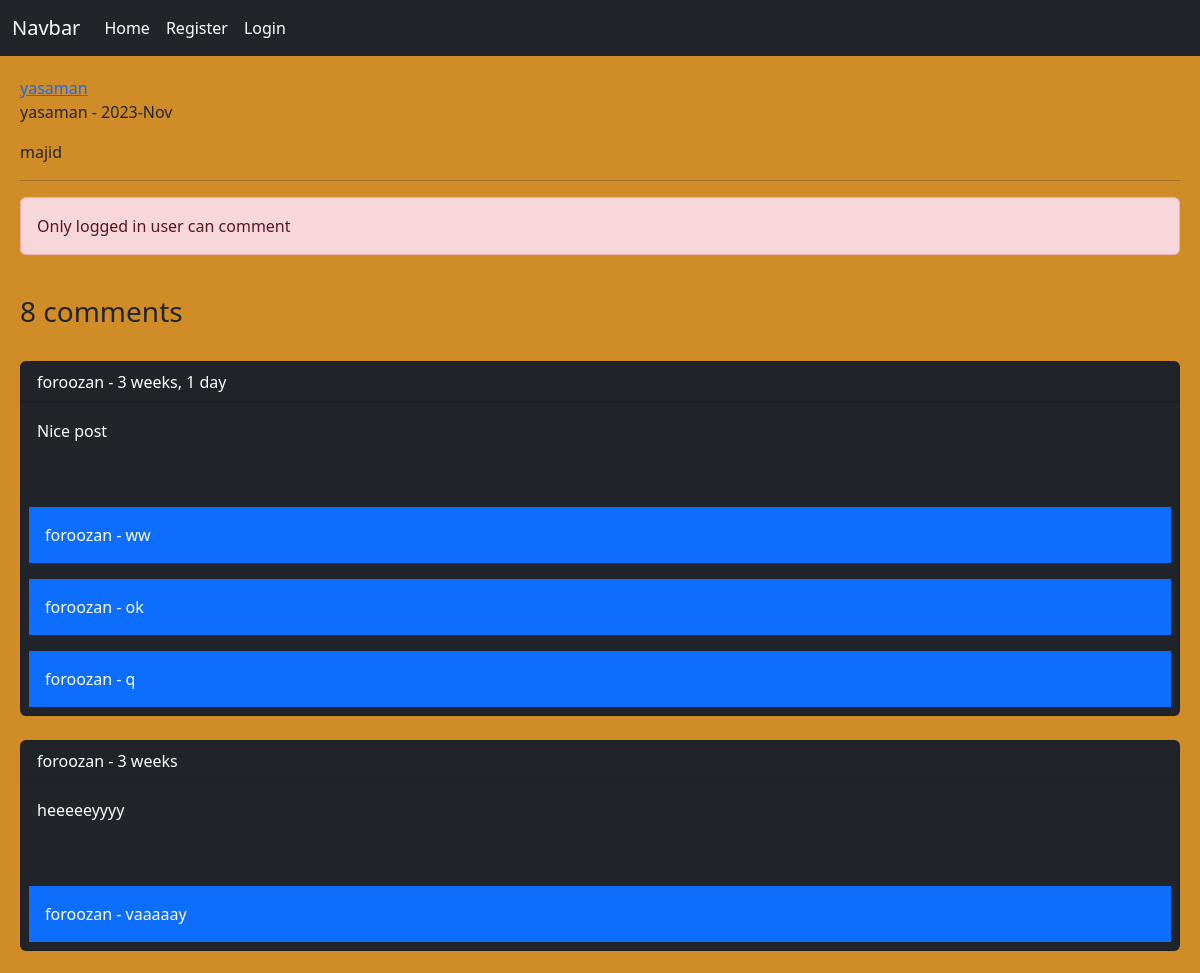
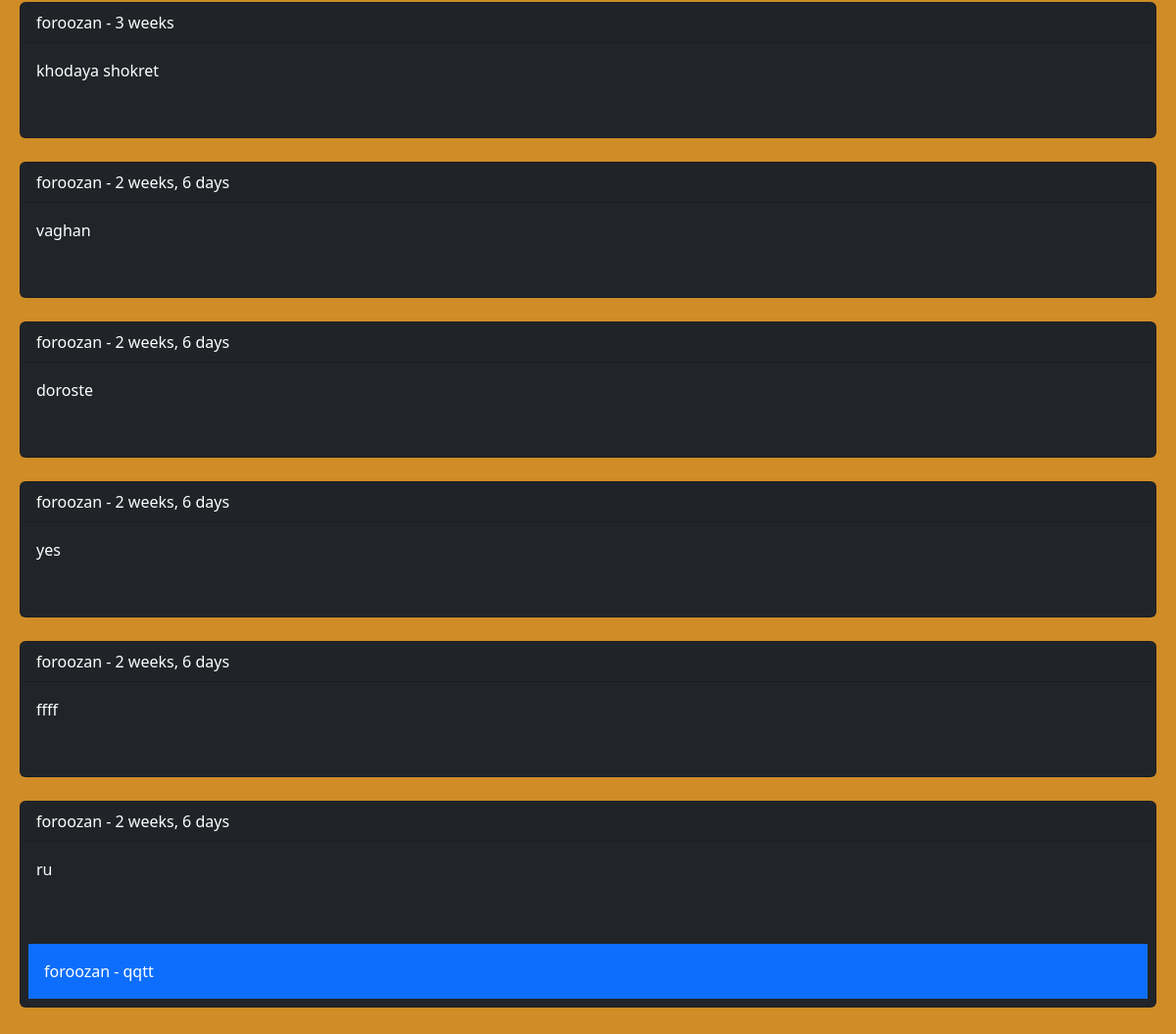
Screenshot of /post/3/majid/ with the database file from the repository (2 pictures, top to bottom).
### home/models.py (models this page shows, shortened)
class Post(models.Model):
    user = models.ForeignKey(User, on_delete=models.CASCADE , related_name='posts')  # You can specify a valid user's ID as the default.
    body = models.TextField()
    slug = models.SlugField()
    updated=models.DateTimeField(auto_now=True)
    created=models.DateTimeField(auto_now_add=True)
    class Meta:
        ordering = ('-created' , )

class Comment(models.Model):
    user = models.ForeignKey(User , on_delete=models.CASCADE , related_name='ucomment' )
    post = models.ForeignKey(Post , on_delete=models.CASCADE , related_name='pcomment' )
    reply = models.ForeignKey('self' , on_delete=models.CASCADE , related_name='rcomment' , blank=True , null=True ) #نزارری گیر میده که باید پر کنی
    is_reply = models.BooleanField(default=False)
    body = models.TextField(max_length=400)
    created = models.DateTimeField(auto_now_add=True)

### home/views.py (the view, shortened to what this page needs)
# urls.py: path('post/<int:post_id>/<slug:post_slug>/', views.PostDetailView.as_view() , name='post_detail'),
class PostDetailView(View):
    form_class=CommentCreateForm
    form_class_reply=CommentReplyForm
    def setup(self, request , *args , **kwargs ) :  #کمتر وصل بشیم دیتابیس
        self.post_instance=get_object_or_404(Post , pk=kwargs['post_id'] , slug=kwargs['post_slug'])
        return super().setup(request, *args, **kwargs)
    def get(self,request, *args, **kwargs):
        comments = self.post_instance.pcomment.filter(is_reply=False)
        can_like=False
        if request.user.is_authenticated and self.post_instance.user_can_like(request.user):
            can_like=True
        return render(request , 'home/detail.html' , {'post':self.post_instance , 'comments':comments ,'form': self.form_class , 'reply_form':self.form_class_reply , 'can_like':can_like })

### home/templates/home/detail.html (shortened to what this page needs)
{% extends 'base.html' %}
    {% block content %}
        <a href="{% url  'account:user_profile' post.user.id %}"> {{post.user.username}}  </a>
        <p> {{post.user.username}} - {{post.updated | date:"Y-M"}} </p>
        <p> {{post.body}} </p>
        <hr/>
        {% if request.user.is_authenticated %}
            <form action="" method="post" >
                <a href="{% url 'home:post_like'  post.id %}" class=" {%if can_like %} disabled {%endif%} btn btn-primary col-md-2" >Like {{post.likes_count}} </a>
                {% csrf_token %}
                {{ form.as_p }}
                <input type="submit" value="send" >
                <br>
            </form>
        {% else %}
            <p class="alert alert-danger"> Only logged in user can comment </p>
        {% endif %}
        <br>
        {% if comments.count == 1 %}
            <h3>{{ comments.count }} comment</h3>
        {% elif comments.count == 0  %}
            <h3> </h3>
        {% else %}
            <h3>{{ comments.count }} comments</h3>
        {% endif %}
        <br>
        {% for comment in comments %}
            <div class="card bg-dark text-white" >
                <p class="card-header"> {{comment.user}} - {{ comment.created |timesince }}  </p>
                <p class="card-body"> {{comment.body}} </p>
                <br>
                {% with replies=comment.rcomment.all %}
                    {% for reply in replies %}
                    <p class="bg-primary p-3 m-2 "> {{reply.user}} - {{reply.body}}</p>
                    {% endfor %}
                {% endwith %}
            </div>
            <br>
        {% empty %}
            <p> No comments yet !</p>
        {% endfor %}
    {% endblock %}

### templates/base.html (shortened to what this page needs)
<!DOCTYPE html>
<html lang="en">
<head>
    <link href="https://cdn.jsdelivr.net/npm/bootstrap@5.3.2/dist/css/bootstrap.min.css" rel="stylesheet">
</head>
<body>
    {% include 'inc/navbar.html' %}
    <div class="jumbotron">
        {% block content %} {% endblock %}
    </div>
</body>
</html>

### templates/inc/navbar.html (shortened to what this page needs)
<nav class="navbar navbar-expand-lg bg-dark text-white">
    <div class="container-fluid">
      <a class="navbar-brand text-white" href="#">Navbar</a>
      <div class="collapse navbar-collapse" id="navbarNav">
        <ul class="navbar-nav">
          <li class="nav-item">
            <a class="nav-link active text-white" aria-current="page" href="{% url 'home:home' %}">Home</a>
          </li>
          {%if request.user.is_authenticated%}
          <li class="nav-item">
            <a class="nav-link active text-white" aria-current="page" href="{% url 'account:user_profile' request.user.id %}">Profile</a>
          </li>
          <li class="nav-item">
            <a class="nav-link text-white" href="{% url 'account:user_logout' %}">Logout</a>
          </li>
          {%else%}
          <li class="nav-item">
            <a class="nav-link text-white" href="{% url 'account:user_register' %}">Register</a>
          </li>
          <li class="nav-item">
            <a class="nav-link text-white" href="{% url 'account:user_login' %}">Login</a>
          </li>
          {% endif %}
        </ul>
      </div>
    </div>
  </nav>

### templates/base.html (style rules this page uses)
.jumbotron { padding: 20px ; margin-bottom: 20px ; background-color: rgb(207, 140, 39); }

### rows the page displays
Post: user.username "yasaman", updated "2023-Nov", body "majid"
Comment: user "foroozan", created "3 weeks, 1 day", body "Nice post"
Comment: user "foroozan", body "ww"
Comment: user "foroozan", body "ok"
Comment: user "foroozan", body "q"
Comment: user "foroozan", created "3 weeks", body "heeeeeyyyy"
Comment: user "foroozan", body "vaaaaay"
Comment: user "foroozan", created "3 weeks", body "khodaya shokret"
Comment: user "foroozan", created "2 weeks, 6 days", body "vaghan"
Comment: user "foroozan", created "2 weeks, 6 days", body "doroste"
Comment: user "foroozan", created "2 weeks, 6 days", body "yes"
Comment: user "foroozan", created "2 weeks, 6 days", body "ffff"
Comment: user "foroozan", created "2 weeks, 6 days", body "ru"
Comment: user "foroozan", body "qqtt"

### other values shown
{{ comments.count }} "8"
